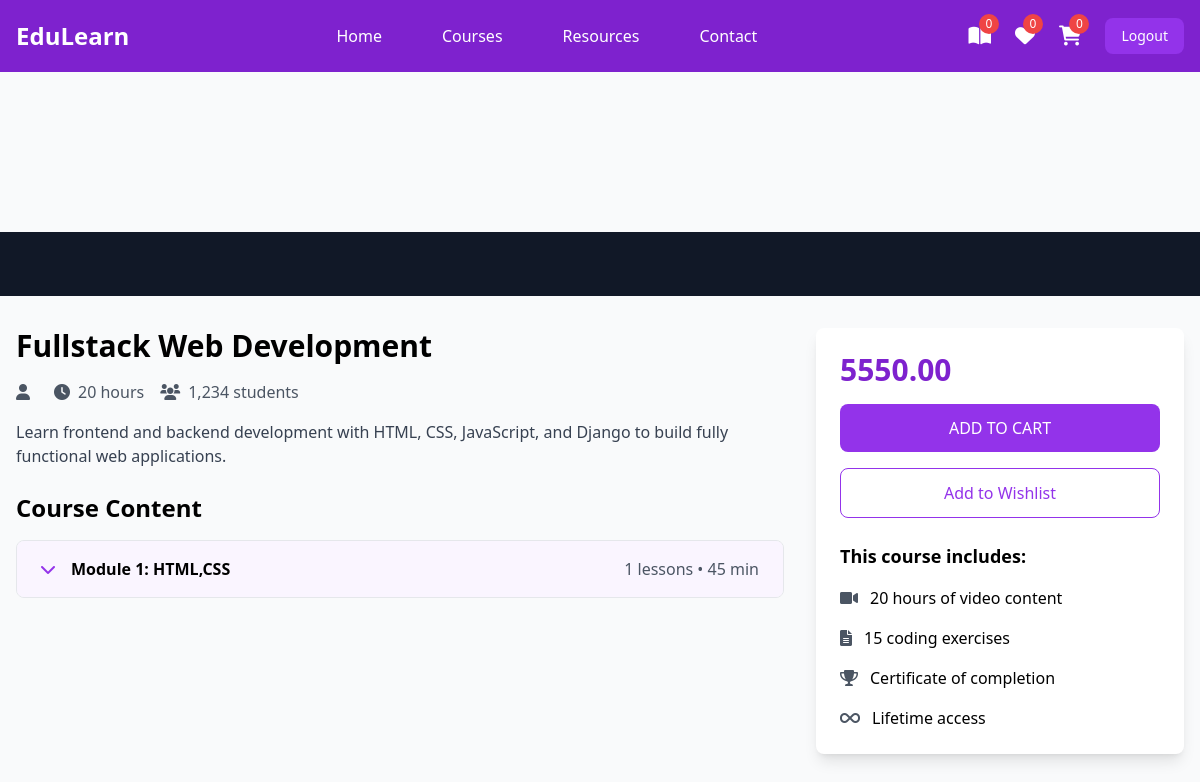
/student/courses/2/ (signed in), run on the app's committed database.
### instructor/models.py (models this page shows, shortened)
class User(AbstractUser):
    ROLE_CHOICES =(
        ("instructor","Instructor"),
        ("student","Student")
    )
    role=models.CharField(max_length=20,choices=ROLE_CHOICES,default="student")

class Course(models.Model):
    title=models.CharField(max_length=200)
    description=models.TextField()
    price=models.DecimalField(decimal_places=2,max_digits=7)
    owner=models.ForeignKey(User,on_delete=models.SET_NULL,related_name="courses",null=True)
    is_free=models.BooleanField(default=False)
    picture=models.ImageField(upload_to="courseimages",null=True,blank=True,default="courseimages/default.png")
    thumbnail=EmbedVideoField()
    category_objects=models.ManyToManyField(Category)
    created_at=models.DateTimeField(auto_now_add=True)
    updated_at=models.DateTimeField(auto_now=True)

class Module(models.Model):
    title=models.CharField(max_length=200)
    course_object=models.ForeignKey(Course,on_delete=models.CASCADE,related_name="modules")
    order=models.PositiveIntegerField()

### student/views.py (the view)
# urls.py: path('courses/<int:pk>/',views.CourseDetailView.as_view(),name="course-detail"),
@method_decorator(signin_required,name="dispatch")
class CourseDetailView(View):
    def get(self,request,*args,**kwargs):
        id=kwargs.get("pk")
        course_instance=Course.objects.get(id=id)
        return render(request,"course_detail.html",{"course":course_instance})

### student/context_processors.py (called while the page is built)
def course_context(request):
    count=0
    if request.user.is_authenticated:
        orders=request.user.purchase.filter(is_paid=True)
        count=len([c for o in orders for c in o.course_objects.all()])
    return{"count":count}

### student/templates/course_detail.html (shortened to what this page needs)
{%extends 'base.html'%}
{% load embed_video_tags %}
{%block main_block%}
<div class="pt-20">
    <div class="bg-gray-900 w-full">
        <div class="max-w-screen-xl mx-auto px-4 py-8">
        </div>
    </div>
    <div class="max-w-screen-xl mx-auto px-4 py-8 grid grid-cols-1 lg:grid-cols-3 gap-8">
        <div class="lg:col-span-2">
            <h1 class="text-3xl font-bold mb-4">{{course.title}}</h1>
            <div class="flex items-center mb-4 text-gray-600">
                <span class="mr-4"><i class="fas fa-user mr-2"></i>{{course.owner.first_name}} {{course.owner.last_name}}</span>
                <span class="mr-4"><i class="fas fa-clock mr-2"></i>20 hours</span>
                <span><i class="fas fa-users mr-2"></i>1,234 students</span>
            </div>
            <p class="text-gray-700 mb-6">{{course.description}}</p>
            <div class="space-y-4">
                <h2 class="text-2xl font-bold mb-4">Course Content</h2>
                {%for module in course.modules.all%}
                <div class="border rounded-lg overflow-hidden">
                    <button class="w-full px-6 py-4 bg-purple-50 hover:bg-purple-100 flex items-center justify-between" onclick="toggleModule('module{{forloop.counter}}')">
                        <div class="flex items-center">
                            <i class="fas fa-chevron-down mr-4 text-purple-600"></i>
                            <span class="font-semibold">Module {{forloop.counter}}: {{module.title}}</span>
                        </div>
                        <span class="text-gray-600">{{module.lessons.all.count}} lessons • 45 min</span>
                    </button>
                </div>
                {%endfor%}
            </div>
        </div>
        <div class="lg:col-span-1">
            <div class="bg-white p-6 rounded-lg shadow-lg sticky top-24">
                <div class="text-3xl font-bold mb-4 text-purple-700">{{course.price}}</div>
                <a href="{%url 'add-to-cart' course.id%}">
                    <button class="w-full bg-purple-600 text-white py-3 rounded-lg mb-4 hover:bg-purple-700 transition duration-300">
                        ADD TO CART
                    </button>
                </a>
                <button class="w-full border border-purple-600 text-purple-600 py-3 rounded-lg mb-6 hover:bg-purple-50 transition duration-300">
                    Add to Wishlist
                </button>
                <div class="space-y-4">
                    <h3 class="font-bold text-lg">This course includes:</h3>
                    <div class="flex items-center">
                        <i class="fas fa-video mr-3 text-gray-600"></i>
                        <span>20 hours of video content</span>
                    </div>
                    <div class="flex items-center">
                        <i class="fas fa-file-alt mr-3 text-gray-600"></i>
                        <span>15 coding exercises</span>
                    </div>
                    <div class="flex items-center">
                        <i class="fas fa-trophy mr-3 text-gray-600"></i>
                        <span>Certificate of completion</span>
                    </div>
                    <div class="flex items-center">
                        <i class="fas fa-infinity mr-3 text-gray-600"></i>
                        <span>Lifetime access</span>
                    </div>
                </div>
            </div>
        </div>
    </div>
</div>
{%endblock%}

### student/templates/base.html (shortened to what this page needs)
<!DOCTYPE html>
<html lang="en">
<head>
    <script src="https://cdn.tailwindcss.com"></script>
    <link href="https://cdnjs.cloudflare.com/ajax/libs/font-awesome/6.0.0/css/all.min.css" rel="stylesheet">
</head>
<body class="bg-gray-50">
    <nav class="bg-purple-700 fixed w-full z-20 top-0 left-0 sticky">
        <div class="max-w-screen-xl flex flex-wrap items-center justify-between mx-auto p-4">
            <a href="#" class="flex items-center">
                <span class="self-center text-2xl font-semibold text-white">EduLearn</span>
            </a>
            <div class="items-center justify-between hidden w-full md:flex md:w-auto md:order-1">
                <ul class="flex flex-col p-4 md:p-0 mt-4 font-medium md:flex-row md:space-x-8 md:mt-0">
                    <li><a href="{%url 'index'%}" class="block py-2 pl-3 pr-4 text-white hover:text-purple-200">Home</a></li>
                    <li><a href="{%url 'mycourses'%}" class="block py-2 pl-3 pr-4 text-white hover:text-purple-200">Courses</a></li>
                    <li><a href="#" class="block py-2 pl-3 pr-4 text-white hover:text-purple-200">Resources</a></li>
                    <li><a href="#" class="block py-2 pl-3 pr-4 text-white hover:text-purple-200">Contact</a></li>
                </ul>
            </div>
            <div class="flex items-center space-x-6 md:order-2">
                <div class="relative group">
                    <a href="{%url 'mycourses'%}" class="text-white hover:text-purple-200">
                        <i class="fas fa-book-open text-xl"></i>
                        <span class="absolute -top-2 -right-2 bg-red-500 text-white text-xs rounded-full h-5 w-5 flex items-center justify-center">{{count}}</span>
                    </a>
                </div>
                <div class="relative group">
                    <a href="#" class="text-white hover:text-purple-200">
                        <i class="fas fa-heart text-xl"></i>
                        <span class="absolute -top-2 -right-2 bg-red-500 text-white text-xs rounded-full h-5 w-5 flex items-center justify-center">0</span>
                    </a>
                </div>
                <div class="relative group">
                    <a href="{%url 'cart-summary'%}" class="text-white hover:text-purple-200">
                        <i class="fas fa-shopping-cart text-xl"></i>
                        <span class="absolute -top-2 -right-2 bg-red-500 text-white text-xs rounded-full h-5 w-5 flex items-center justify-center">{{request.user.basket.all.count}}</span>
                    </a>
                </div>
                <a href="{%url 'signout'%}"><button class="text-white bg-purple-600 hover:bg-purple-800 focus:ring-4 focus:outline-none focus:ring-purple-300 font-medium rounded-lg text-sm px-4 py-2 text-center">Logout</button></a>
            </div>
        </div>
    </nav>
<div class="mt-20">
    {%block main_block%}
    {%endblock%}
</div>
</body>
</html>

### data on the page
User: user.basket.all.count "0"
Course: title "Fullstack Web Development", description "Learn frontend and backend development with HTML, CSS, JavaScript, and Django to build fully functional web applications.", price "5550.00"
Module: title "HTML,CSS", lessons.all.count "1"

### other printed values
{{ count }} "0"
